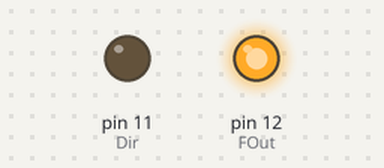
The sketch below on a simulated Arduino Mega 2560, built with avr-gcc and run on an emulated ATmega2560. On the bench: output pins drawn as LEDs (lit = HIGH). Pins used as bus, display or sensor lines are not drawn; what the sketch prints to the serial monitor is not drawn.

Above: at 0.2 s.
Timing chart, 0 to 35.7 s (numbered marks = the images above):
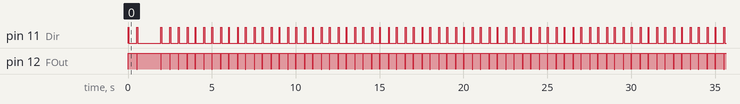

Measured:
- by itself, pin 11 (Dir): goes LOW 0.48 s, HIGH 0.06 s, LOW 1.4 s, 255 × (HIGH 0.05 s, LOW 0.48 s), HIGH 0.06 s, then LOW
- by itself, pin 12 (FOut): goes HIGH 0.51 s, LOW 0.01 s, HIGH 1.4 s, 255 × (LOW 0.01 s, HIGH 0.51 s), LOW 0.01 s, then HIGH
- by itself, everything shown: repeats every 31.0 s, in 155 steps

The sketch:

DataRecorder_HygroVue.ino
```cpp
#include <Arduino.h>

//Interface using SDI-12 Symbiont v0.0 (https://github.com/RTGS-Lab/Symbiont-SDI12)
const uint8_t TX = 1;
const uint8_t RX = 0;
const uint8_t FOut = 12;
const uint8_t Dir = 11;

#define MARKING_PERIOD 9 //>8.33ms for standard marking period
const unsigned long TimeoutStandard = 380; //Standard timeout period for most commands is 380ms

char ReadArray[25] = {0};

const unsigned long period = 1000; //Wait 1 second between logs

void setup() {
	pinMode(TX, OUTPUT);
	pinMode(FOut, OUTPUT);
	pinMode(Dir, OUTPUT);

	digitalWrite(Dir, HIGH); //Set to transmit
	Serial1.begin(1200, SERIAL_7E1);
	Serial.begin(115200);
	while(!Serial) { //Wait until serial interface is available
		;
	}
	Serial.println("HygroVue10");
	Serial.println("Time[s]\tTemp[°C]\tRH[%]");
}

void loop() {
	SendCommand("0M!");
	delay(100);
	String data = SendCommand("0D0!");
	data = data.substring(1, data.length()); //Trim address val
	float temp, rh;
	temp = DataToFloat(data.substring(0, NextIndexOfSep(data))); //Grab first float from data
	data = data.substring(NextIndexOfSep(data) + 1, data.length()); //Trim first chunk off of data
	rh = DataToFloat(data.substring(0, NextIndexOfSep(data))); //Grab other float from data
	static unsigned long printTime = millis();
	if(floor(millis()/1000.0) != millis()/1000.0) { //If data out of sync, perform sync
		while(floor(millis()/1000.0) != millis()/1000.0); //Wait for seconds to match
	}
	while((millis() - printTime) < 1000.0); //Wait until time is up
	printTime = millis();
	Serial.print(millis()/1000.0);
	Serial.print('\t');
	Serial.print(temp);
	Serial.print('\t');
	Serial.println(rh);
}

uint8_t IndexOfSep(String val) //Find the first index of the value seperator
{
	uint8_t pos = val.indexOf('+');
	uint8_t neg = val.indexOf('-');
	if(pos == -1 || neg == -1) return max(pos, neg); //If one of them is not found, return the other one
	else return min(pos, neg); //If both are valid, then return the first
}

uint8_t NextIndexOfSep(String val) //Find the NEXT index of the value seperator
{
	uint8_t pos = val.indexOf('+');
	uint8_t neg = val.indexOf('-');
	if(pos == -1 || neg == -1) return max(pos, neg); //If one of them is not found, return the other one
	else if (pos == 0 || neg == 0) return IndexOfSep(val.substring(1, val.length())); //If the first value is a seperator, call normal IndexOfSep, but give is 1:n as an inpus
	else return max(pos, neg); //If both are valid, AND the first element is not a seperator, then return the LATER one
}

float DataToFloat(String val)
{
	char sign = val.charAt(0); //Grab first char to test for signage
	val = val.substring(1, val.length()); //Trim sign char
	float data = val.toFloat();
	data = (sign == '+') ? data : -1.0*data; //Adjust sign of data if needed
	return data;
}

char GetAddress()
{
	SendBreak(); //Send break to start message
	Mark(MARKING_PERIOD); //Mark for standard period before command
	Serial1.begin(1200, SERIAL_7E1);
	Serial1.print("0I!");
	Serial1.flush(); //Make sure data is transmitted before releasing the bus
	delay(1);
	ReleaseBus(); //Switch bus to recieve

	unsigned long LocalTime = millis();
	while(Serial1.available() < 3 && (millis() - LocalTime) <  TimeoutStandard);
	String Val = Serial1.readStringUntil('\r');
	Serial.println(Val);
	return 0; //DEBUG!
}

void SendBreak()
{
	pinMode(Dir, OUTPUT); //Make sure direction is set to output
	pinMode(FOut, OUTPUT); //Make sure the force out pin is in output mode
	digitalWrite(Dir, HIGH); //Set direction to output
	digitalWrite(FOut, LOW); //Set low to force output high
	delay(13); //Wait for bus to acnowledge action
	digitalWrite(FOut, HIGH); //Stop forcing output
}

void Mark(unsigned long Period)
{
	pinMode(Dir, OUTPUT); //Make sure direction control pin is set as an output
	pinMode(TX, OUTPUT); //Make sure transmit pin is set as output
	digitalWrite(Dir, HIGH); //Set direction to output
	digitalWrite(TX, 1); //Begin marking condition
	delay(Period); //Wait for a given marking period
	digitalWrite(TX, 0); //Stop marking
}

void Space(unsigned long Period)
{
	pinMode(Dir, OUTPUT); //Make sure direction control pin is set as an output
	pinMode(TX, OUTPUT); //Make sure transmit pin is set as output
	digitalWrite(Dir, HIGH); //Set direction to output
	digitalWrite(TX, 0); //Begin spacing condition
	delay(Period); //Wait for a given marking period
	digitalWrite(TX, 1); //Stop spacing
}

void ReleaseBus()
{
	pinMode(Dir, OUTPUT); //Make sure direction pin is set as an output
	digitalWrite(Dir, LOW); //Set direction to input
}

String SendCommand(String Command)
{
	SendBreak(); //Send break to start message
	Mark(MARKING_PERIOD); //Mark for standard period before command
	Serial1.begin(1200, SERIAL_7E1);
	Serial1.print(Command);
	Serial1.flush(); //Make sure data is transmitted before releasing the bus
	delay(1);
	ReleaseBus(); //Switch bus to recieve

	unsigned long LocalTime = millis();
	char Data[100] = {0}; //Make data array for storage FIX! Change length to not be arbitrary
	bool GotData = false; //Used to keep track of terminating character has been recieved
	int Pos = 0; //Keep track of position in data array
	while(!GotData && (millis() - LocalTime) <  TimeoutStandard) {
		if(Serial1.available() > 0) {
			Data[Pos] = Serial1.read(); //If byte is available, read it in
			Pos++; //Increment position
		}
		if(Data[Pos] == '\n') GotData = true; //Set flag if end character is read in
	}
	String Val = String(Data); //Convert to String
	Val.trim(); //Get rid of any trailing characters
	return Val;
}
```
